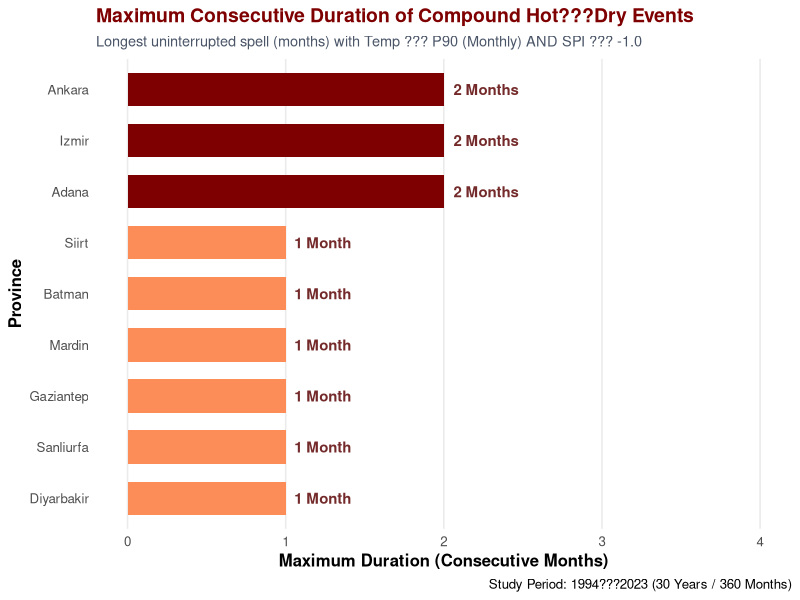
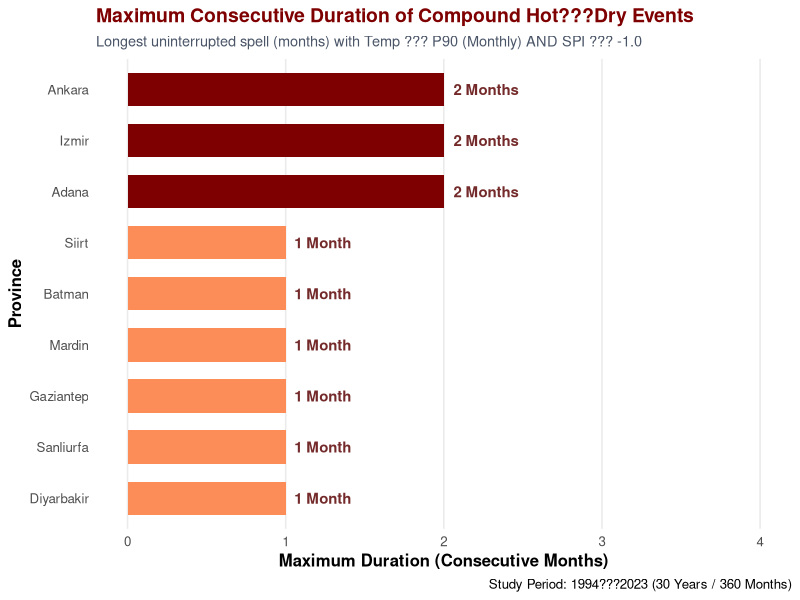

Reproduce these figures in R, in order.
# ==============================================================================
# 4. MAXIMUM CONSECUTIVE DURATION OF COMPOUND HOT???DRY EVENTS (1994???2023)
# Criteria: Temperature >= Monthly P90 Threshold AND SPI <= -1.0
# ==============================================================================

# 1. Load required packages
if (!require("tidyverse")) install.packages("tidyverse")
if (!require("lubridate")) install.packages("lubridate")

library(tidyverse)
library(lubridate)

# ------------------------------------------------------------------------------
# 2. SAMPLE DATA GENERATION (Skip if using your actual dataset)
# ------------------------------------------------------------------------------
set.seed(42)

provinces <- c("Diyarbakir", "Sanliurfa", "Gaziantep", "Mardin", 
               "Batman", "Siirt", "Adana", "Izmir", "Ankara")

dates <- seq.Date(from = as.Date("1994-01-01"), to = as.Date("2023-12-01"), by = "month")

df <- expand.grid(Province = provinces, Date = dates) %>%
  mutate(
    Year = year(Date),
    Month = month(Date),
    Base_Temp = ifelse(Province %in% c("Izmir", "Ankara"), 14, 18),
    Temp_Trend = (Year - 1994) * 0.04,
    Temp = round(Base_Temp + 15 * sin((Month - 4) * pi / 6) + Temp_Trend + rnorm(n(), mean = 0, sd = 2), 2),
    SPI = round(rnorm(n(), mean = 0, sd = 1), 2)
  ) %>%
  select(-Base_Temp, -Temp_Trend)

# ------------------------------------------------------------------------------
# 3. P90 THRESHOLD & COMPOUND EVENT IDENTIFICATION
# ------------------------------------------------------------------------------

p90_thresholds <- df %>%
  group_by(Province, Month) %>%
  summarise(P90_Temp = quantile(Temp, probs = 0.90, na.rm = TRUE), .groups = "drop")

analysis_results <- df %>%
  inner_join(p90_thresholds, by = c("Province", "Month")) %>%
  arrange(Province, Date) %>%
  mutate(
    Is_Hot = Temp >= P90_Temp,
    Is_Dry = SPI <= -1.0,
    Compound_Hot_Dry = Is_Hot & Is_Dry
  )

# ------------------------------------------------------------------------------
# 4. CALCULATE MAXIMUM CONSECUTIVE DURATION & DATES PER PROVINCE
# ------------------------------------------------------------------------------

max_duration_summary <- analysis_results %>%
  group_by(Province) %>%
  group_modify(~ {
    r <- rle(.x$Compound_Hot_Dry)
    
    # Identify run lengths for TRUE values
    true_indices <- which(r$values == TRUE)
    
    if (length(true_indices) > 0) {
      max_len <- max(r$lengths[true_indices])
      max_idx <- true_indices[which.max(r$lengths[true_indices])]
      
      # Calculate start and end indices in the original group
      end_pos <- sum(r$lengths[1:max_idx])
      start_pos <- end_pos - max_len + 1
      
      start_date <- .x$Date[start_pos]
      end_date <- .x$Date[end_pos]
      period_str <- paste0(format(start_date, "%b %Y"), " - ", format(end_date, "%b %Y"))
    } else {
      max_len <- 0
      period_str <- "None"
    }
    
    tibble(
      Max_Consecutive_Months = max_len,
      Peak_Period = period_str
    )
  }) %>%
  ungroup() %>%
  arrange(desc(Max_Consecutive_Months))

print("=== 4. MAXIMUM CONSECUTIVE DURATION SUMMARY ===")
print(max_duration_summary)

# ------------------------------------------------------------------------------
# 5. ENGLISH GGPLOT2 VISUALIZATION
# ------------------------------------------------------------------------------

p <- ggplot(max_duration_summary, aes(x = reorder(Province, Max_Consecutive_Months), 
                                      y = Max_Consecutive_Months, 
                                      fill = Max_Consecutive_Months)) +
  geom_col(show.legend = FALSE, width = 0.65) +
  geom_text(aes(label = paste0(Max_Consecutive_Months, ifelse(Max_Consecutive_Months == 1, " Month", " Months"))), 
            hjust = -0.15, size = 3.8, fontface = "bold", color = "#742a2a") +
  scale_fill_gradient(low = "#fc8d59", high = "#7f0000") +
  coord_flip() +
  scale_y_continuous(limits = c(0, max(max_duration_summary$Max_Consecutive_Months) + 2), 
                     breaks = scales::pretty_breaks()) +
  theme_minimal(base_size = 12) +
  labs(
    title = "Maximum Consecutive Duration of Compound Hot???Dry Events",
    subtitle = "Longest uninterrupted spell (months) with Temp ??? P90 (Monthly) AND SPI ??? -1.0",
    x = "Province",
    y = "Maximum Duration (Consecutive Months)",
    caption = "Study Period: 1994???2023 (30 Years / 360 Months)"
  ) +
  theme(
    plot.title = element_text(face = "bold", size = 14, color = "#7f0000"),
    plot.subtitle = element_text(size = 10.5, color = "#4a5568"),
    axis.title = element_text(face = "bold"),
    panel.grid.major.y = element_blank(),
    panel.grid.minor = element_blank()
  )

print(p)

# Save high-resolution graphic for publication
ggsave("Max_Consecutive_Compound_Duration_9_Provinces.png", plot = p, width = 9.5, height = 5.5, dpi = 300)
